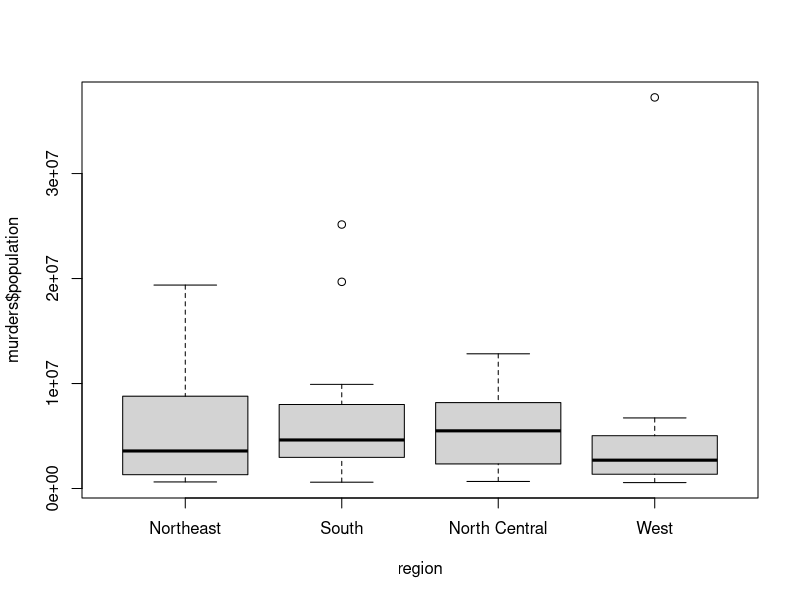

R code for this plot:
# adding a column with mutate
library(dslabs)
data("murders")

library(dplyr)

# Create a boxplot of state populations by region for the murders dataset
boxplot(murders$population~region, data = murders)
